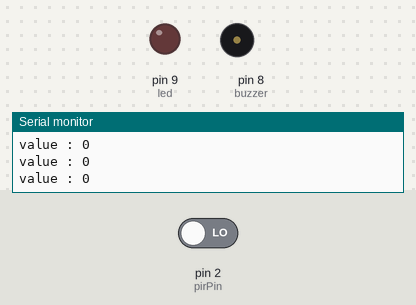
Bench run of a sketch on a simulated Arduino Uno, built with avr-gcc and run on an emulated ATmega328P. Shown: output pins drawn as LEDs (lit = HIGH), buzzer (waves = sounding), the last lines printed to the serial monitor. The test bench sets the inputs (shaded band); at power-on: pin 2 (pirPin) LOW.

Above: at 1.2 s.
1.3 s: pin 2 (pirPin) driven HIGH
At 2.0 s:
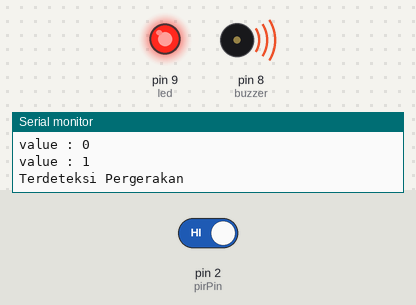
Timing chart, 0 to 10.3 s (numbered marks = the images above; inputs shaded):
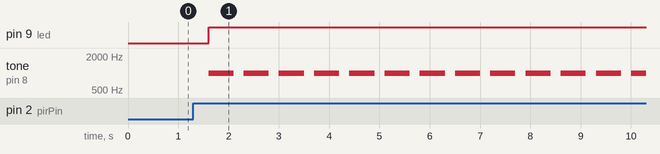

The sketch:

sketch.ino
```cpp
int pirPin = 2;
int led = 9;
int buzzer = 8;

void setup() {
  Serial.begin(9600);
  pinMode(pirPin, INPUT);
  pinMode(led, OUTPUT);
  pinMode(buzzer, OUTPUT);
}

void loop() {
  int pirValue = digitalRead(pirPin);
  Serial.print("value : ");
  Serial.println(pirValue);
  delay(200);

  if (pirValue == 1) {
    Serial.println("Terdeteksi Pergerakan");
    digitalWrite(led, HIGH); // menyalakan lampu
    tone(buzzer, 1000); // 1000 Hz nada
    delay(500);         // bunyi selama 0.5 detik
    noTone(buzzer);     // matikan
  } else {
    digitalWrite(led, LOW); // matiin lampu
    digitalWrite(buzzer, LOW); // matiin buzzer
  }
}
```

Measured:
- after the input at 1.3 s, pin 9 (led): LOW → HIGH after 0.30 s; tone on pin 8 (buzzer): alternates 1000 Hz for 0.50 s and silent for 0.20 s, starting after 0.30 s
